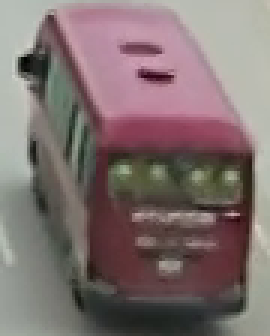
#> input picture CV08/trainingset/bus/20170324_0720-0740_2150.png_0.png, 90 x 112 px (shown 3 times larger); its folder holds only this picture in this run
$ jupyter execute --allow-errors cv8_hw.ipynb
#> lines starting #> are read from the running program, lines starting #| are printed output that depends on the picture
## BÀI TẬP VỀ NHÀ

Hãy sử dụng dữ liệu và 1 phần code đã làm ở bài tập thực hành trên lớp, để thực hiện các việc sau:

1. Thử nghiệm thuật toán trích xuất đặc trưng BoW với số lượng từ trong từ điển khác nhau. Vẽ biểu đồ độ chính xác trên tập test ứng với từng trường hợp.

2. Sử dụng thuật toán Grid search kết hợp với Cross Validation tìm tham số tốt nhất cho mô hình SVM.

3. Thay SVM bằng các bộ phân loại: K-Nearest Neighbors, Decision tree, Random forest. So sánh các kết quả và đưa ra nhận xét.

4. Optional: Sử dụng HOG để biểu diễn ảnh, và 1 bộ phân lớp nào đó để phân loại ảnh

[cell 1]
import warnings
warnings.filterwarnings("ignore")

import os
import numpy as np
import cv2
import matplotlib.pyplot as plt
import pickle
import sklearn

from sklearn.cluster import KMeans
from scipy.spatial.distance import cdist

[cell 2]
def load_image(image_path):
    return cv2.imread(image_path)
#> returned value is the input picture: shape (112, 90, 3); mean B, G, R 111.1, 112.4, 127.4

[cell 3]
# read some samples from dataset
samples_list = [] # list of images
samples_label = [] # list of corresponding labels
for label in os.listdir('trainingset',):
    sample_file = os.listdir(os.path.join('trainingset', label))[0] # 1st filename in each sub-directory (label)
    samples_list.append(load_image(os.path.join('trainingset', label, sample_file))) # read training images and save to the list

    samples_label.append(label) # corresponding labels


for i in range(len(samples_list)):
    plt.subplot(2, 3, i + 1), plt.imshow(cv2.cvtColor(samples_list[i], cv2.COLOR_BGR2RGB))
    plt.title(samples_label[i]), plt.xticks([]), plt.yticks([])
#> this loop made 2 passes

plt.show()
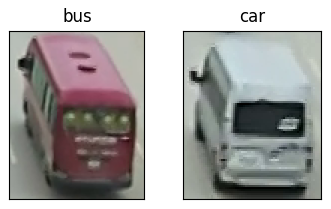
#> figure drawn by matplotlib, 2 panels

### I.2: Thống kê dữ liệu
Hãy lập trình hàm statistic() để thống kê số lượng ảnh ứng với mỗi nhãn. Hàm statistic() cần trả về 2 danh sách (list): label, num_images. Danh sách label lưu tên các nhãn và danh sách num_images lưu số lượng ảnh tương ứng với nhãn lưu ở danh sách label.

[cell 4]
def statistic():
    label = []
    num_images = []

    for label_name in os.listdir('trainingset'):
        label.append(label_name)
        num_images.append(len(os.listdir(os.path.join('trainingset', label_name))))

    return label, num_images

[cell 5]
# lấy các nhãn và hiển thị số liệu mẫu với từng tập dữ liệu
label, num_images = statistic()

y_pos = np.arange(len(label))
plt.barh(y_pos, num_images, align='center', alpha=0.5)
plt.yticks(y_pos, label)
plt.show()
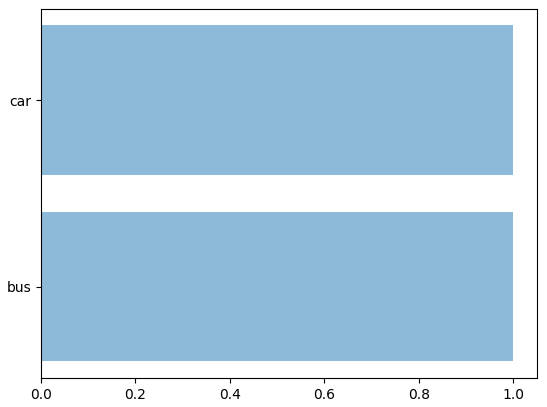
#> figure drawn by matplotlib, 1 panel

print('Total images: %d' %(sum(num_images)))

### I.3: Xây dựng danh sách chứa ảnh

Để tiện cho việc lập trình các bước tiếp theo ta sẽ xây dựng một list lưu trữ ảnh và nhãn tương ứng của nó. Hãy lập trình hàm read_data(), hàm này trả về hai list X, Y, trong đó mỗi phần tử của list X lưu trữ một mảng numpy biểu diễn một ảnh và mỗi phần tử của list Y lưu trữ nhãn (dưới dạng số nguyên) tương ứng của ảnh.

[cell 6]
# Read images and its corresponding labels from training set
def read_data(label2id):
    X = [] # images
    Y = [] # index of corresponding labels

    for label in os.listdir('trainingset'):
        for image_path in os.listdir(os.path.join('trainingset', label)):
            img = load_image(os.path.join('trainingset', label, image_path))
            X.append(img)
            Y.append(label2id[label])

    return X, Y

[cell 7]
# Label to id, used to convert string label to integer
label2id = {'pedestrian':0, 'moto':1, 'truck':2, 'car':3, 'bus':4}

# Read data
X, Y = read_data(label2id)
#> X = 2 items; Y = [4, 3]

# Show some examples
print(len(X))
#| 2
print(len(Y))
#| 2
#> (the rest of this cell did not finish here and is left out)

## II: Biểu diễn nội dung bức ảnh - trích xuất đặc trưng (features extraction)

Ở phần này chúng ta sẽ lần lượt thực hiện các công việc: trích xuất đặc trưng SIFT (SIFT keypoints descriptor), xây dựng từ điển và mô hình Bag-of-Word (BoW). Bạn hãy lập trình hoàn chỉnh các hàm theo yêu cầu cụ thể dưới đây

### II.1: Trích xuất đặc trưng SIFT

Hãy lập trình hàm extract_sift_features() nhận đầu vào là list ảnh ta đã xây dựng được từ câu hỏi trước và trả về:
- list image_descriptors,
- phần tử thứ p trong list image_descriptors lại là một list chứa các SIFT descriptors ứng với ảnh thứ p trong list X.

Gợi ý:
- Để khởi tạo đối tượng SIFT trong OpenCV ta sử dụng lệnh: sift = cv2.xfeatures2d.SIFT_create() hoặc cv2.SIFT_create() tùy version.
- Đối tượng này có phương thức detectAndCompute trả về 2 outputs kp và des, kp là một list chứa các keypoints được detect bởi SIFT, des là một numpy array chứa len(kp) vectors 128 chiều.

[cell 8]
# Input: list of images (X)
# Output: list of local features extracted from image in X.
def extract_sift_features(X):
    image_descriptors = []
    sift = cv2.SIFT_create()

    for i in range(len(X)):
        kp, des = sift.detectAndCompute(cv2.cvtColor(X[i], cv2.COLOR_BGR2GRAY), None)
        image_descriptors.append(des)
#> after the loop, image_descriptors = 2 items


    return image_descriptors

[cell 9]
# test: feature extraction
image_descriptors = extract_sift_features(X)
#> image_descriptors = 2 items

print(len(image_descriptors))
#| 2
print(type(image_descriptors[0][0]))
#| <class 'numpy.ndarray'>
#> (the rest of this cell did not finish here and is left out)

### II.2: Xây dựng từ điển
Hãy lập trình hàm kmeans_bow():
- input: list gồm tất cả các descriptors của các ảnh trong tập X và số cụm num_clusters. Có thể sử dụng thuật toán KMeans trong scikit-learn phân cụm các vector descriptors này thành num_clusters cụm
- output: danh sách tâm của các cụm. Danh sách tâm cụm này chính là tương ứng với từ điển (hay tập các từ trực quan).

Lưu ý:
- Từ điển là danh sách tham chiếu đến khi biểu diễn nên cần lưu lại
- Quá trình xây dựng cũng tiêu tốn thời gian nên chúng ta chỉ xây dựng lại từ điển khi cần thiết.
==> Từ điển xây dựng xong cần lưu ra một file nhị phân (sử dụng thư viện pickle) để tiện sử dụng sau này.

[cell 10]
#Trước tiên ta sẽ xây dựng một list chứa tất cả các descriptors từ tập ảnh ban đầu (tập ảnh tham chiếu, tập dữ liệu mẫu)
all_descriptors = []
for descriptors in image_descriptors:
    if descriptors is not None:
        for des in descriptors:
            all_descriptors.append(des)
#> after the loop, all_descriptors = 124 items
print('Total number of descriptors: %d' %(len(all_descriptors)))
#| Total number of descriptors: 124

[cell 11]
# Hãy lập trình hàm kmeans_bow().

# Gợi ý: Trong thư viện sklearn, để khởi tạo một đối tượng kmeans ta sử dụng lệnh:
#       kmeans = sklearn.cluster.KMeans(n_clusters=num_clusters)

#       kmeans có phương thức fit, nhận vào các điểm dữ liệu (trong bài toán hiện tại của chúng ta là list all_descriptors)
#              và tìm ra n_clusters vector là tâm của các cụm dữ liệu.
#              Để lấy được các vector này ta sử dụng thuộc tính $cluster_centers_$  của đối tượng kmeans
import time

def kmeans_bow(all_descriptors, num_clusters):
    start = time.time()

    bow_dict = []

    kmeans = KMeans(n_clusters=num_clusters)
    kmeans.fit(all_descriptors)
    bow_dict = kmeans.cluster_centers_

    print('Process time: ', time.time() - start)

    return bow_dict

[cell 12]
# Thực hiện phân cụm để xây dựng từ điển và lưu ra 1 file
num_clusters = 50
if not os.path.isfile('bow_dictionary4.pkl'):
    BoW = kmeans_bow(all_descriptors, num_clusters)
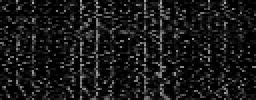
#> BoW: shape (50, 128) float64 (shown 2 times larger); min 0, max 177.7, mean 25
    pickle.dump(BoW, open('bow_dictionary.pkl', 'wb'))
else:
    BoW = pickle.load(open('bow_dictionary.pkl', 'rb'))
    # BoW = pickle.load(open('bow_dictionary.pkl', 'rb'), encoding='latin1')

print(len(BoW))
#| 50
print(type(BoW[0]))
#| <class 'numpy.ndarray'>
#| (70, 128)
#| (128,)

### II.3: Xây dựng vector đặc trưng với mô hình BoW

Hãy xây dựng hàm create_features_bow():
- input: list image_descriptors, list chứa các từ trực quan (tâm cụm) và số từ (num_clusters) ở trên,
- output: trả về list X_features, X_features[p] là vector biểu diễn theo mô hình BOW ứng với ảnh thứ p: tần suất xuất hiện của từ. Hãy chú ý sự tương ứng các phần tử trong 4 danh sách: X, Y, image_descriptors, X_features.

[cell 13]
from scipy.spatial.distance import cdist

[cell 14]
# Input:
#    image_descriptors: each list element contains a list of local features of 1 image
#    BoW: list of visual word representation
#    num_clusters: number of visual words
# Output:
#    X_features: each list element = bag-of-words vector of 1 image

def create_features_bow(image_descriptors, BoW, num_clusters):
#> called with num_clusters = 50
    X_features = []

    for i in range(len(image_descriptors)): # i: list index of local descriptors for each image
        features = np.array([0] * num_clusters)

        if image_descriptors[i] is not None:
            distance = cdist(image_descriptors[i], BoW) # distance from local feature to all words
            #### YOUR CODE HERE ####
            # Find the nearest word
            # Assign the corresponding bin to 1
            # Hint: use np.argmin

            for j in range(len(image_descriptors[i])):
                nearest_word = np.argmin(distance[j])
                features[nearest_word] += 1


        X_features.append(features)
#> this loop made 2 passes
#> pass 1, in create_features_bow, `distance = cdist(image_descriptors[i], BoW)`:
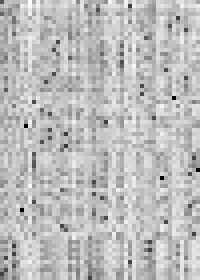
#> distance: shape (70, 50) float64 (shown 4 times larger); min 0, max 679, mean 505.4; drawn with min black and max white
#> pass 2, in create_features_bow, `distance = cdist(image_descriptors[i], BoW)`:
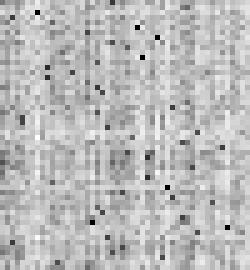
#> distance: shape (54, 50) float64 (shown 5 times larger); min 0, max 687.5, mean 505.7; drawn with min black and max white
#> after the loop, X_features = 2 items


    return X_features

[cell 15]
print(image_descriptors[0].shape)
print(BoW[0].shape)
X_features = create_features_bow(image_descriptors, BoW, num_clusters)
#> X_features = 2 items
print(len(X_features))
#| 2
print(X_features[0])
#| [3 3 0 6 0 1 1 0 5 0 2 1 3 2 1 3 3 1 0 0 0 0 2 4 1 1 2 0 0 0 4 0 2 0 0 2 1
#|  2 1 0 1 2 1 1 1 0 2 2 2 1]
print(sum(X_features[0]))
#| 70
print(image_descriptors[0].shape[0])
#| 70

## III: Xây dựng mô hình phân loại
Từ các câu hỏi trước chúng ta đã xây dựng được vector đặc trưng ứng với mỗi ảnh trong bộ dữ liệu. Ở câu hỏi này chúng ta sẽ xây dựng các mô hình phân loại SVM

[cell 16]
print(len(X_features))
#| 2
print(len(Y))
#| 2

Chia tập dữ liệu thành tập train/test:

[cell 17]
from sklearn.model_selection import train_test_split

X_train = []
X_test = []
Y_train = []
Y_test = []

# Split data into training and testing
X_train, X_test, Y_train, Y_test = train_test_split(X_features, Y, test_size=0.2, random_state=42)
#> X_train = 1 item; X_test = 1 item; Y_train = [4]; Y_test = [3]

print(len(X_train))
#| 1
print(len(X_test))
#| 1
#| Fitting 5 folds for each of 12 candidates, totalling 60 fits

## Model Selection

[cell 18]
# cross validation
from sklearn.model_selection import cross_val_score
from sklearn.svm import SVC

# Train a SVM classifier
clf = SVC(kernel='linear', C=1)

# grid search
from sklearn.model_selection import GridSearchCV

param_grid = {'C': [0.1, 1], 'gamma': [1, 0.1, 0.01], 'kernel': ['rbf', 'linear']}
grid = GridSearchCV(SVC(), param_grid, refit=True, verbose=3)
#> (the rest of this cell did not finish here and is left out)

[cell 19]
clf = SVC(kernel='linear', C=1, gamma=1)

#> (a cell that did not finish here is left out)

Tính độ chính xác trên tập dữ liệu test:

#> (a cell that did not finish here is left out)

#> (a cell that did not finish here is left out)

Vẽ confusion matrix kết quả dự đoán trên tập test và in accuracy của từng nhãn lớp.

[cell 23]
# Confusion matrix

from sklearn.metrics import confusion_matrix, ConfusionMatrixDisplay

#> (the rest of this cell did not finish here and is left out)

Một vài kết quả dự đoán trên tập test.

[cell 24]
label_dict = {v: k for k, v in label2id.items()}
#> label_dict = {0: 'pedestrian', 1: 'moto', 2: 'truck', 3: 'car', 4: 'bus'}
print(label_dict)
#| {0: 'pedestrian', 1: 'moto', 2: 'truck', 3: 'car', 4: 'bus'}
